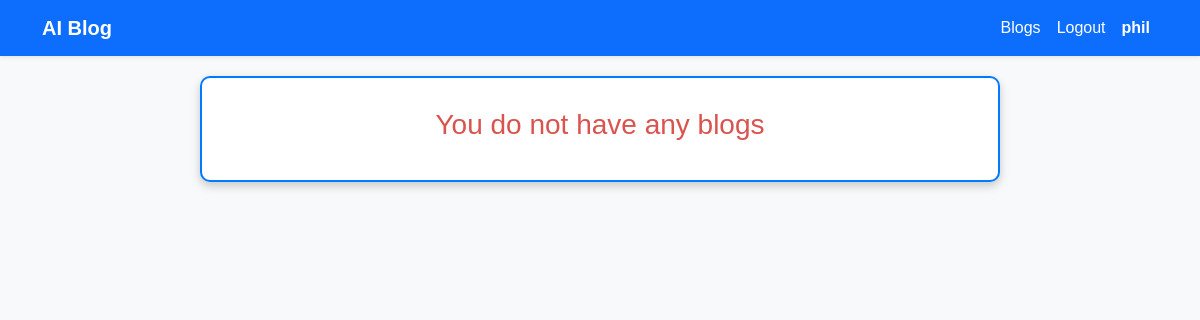
The page /transcription (signed in) on the database as committed earlier.
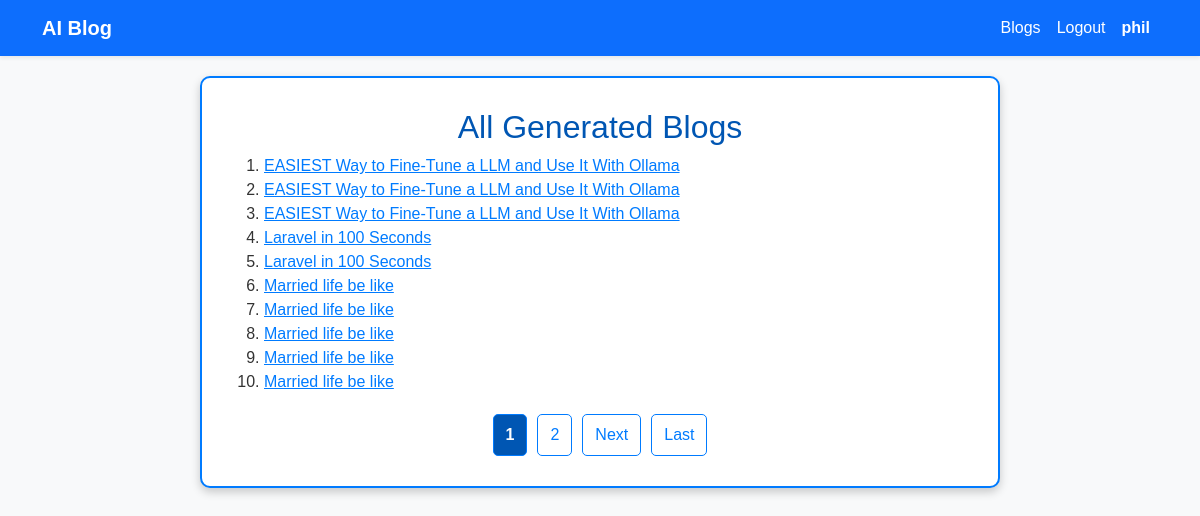
The same page on the database as committed later.
### blog/models.py (models this page shows)
class Content(models.Model):
    id = models.AutoField(primary_key=True)
    user = models.ForeignKey("auth.user", models.CASCADE)
    title = models.CharField(max_length=200)
    transcription = models.TextField()
    created = models.DateTimeField(auto_now_add=True)

### blog/views.py (the view)
# urls.py: path("transcription", views.transcription, name="transcription"),
@login_required
def transcription(request):
    transcripts = Content.objects.filter(user=request.user).order_by("created")
    paginator = Paginator(transcripts, 10)
    page_number = request.GET.get("page")
    try:
        page_obj = paginator.get_page(page_number)
    except PageNotAnInteger:
        page_obj = paginator.page(1)
    except EmptyPage:
        page_obj = paginator.page(paginator.num_pages)
    return render(request, "transcription.html", {"page_obj": page_obj})

### blog/templates/transcription.html (shortened to what this page needs)
{% extends 'base.html' %}
    {% block content %}
    {% if page_obj %}
    <h2>All Generated Blogs</h2>
    <ol>
    {% for memo in page_obj %}
    <li> <a href={% url 'blogs' memo.id %}>{{ memo.title}}</a></li>
    {% endfor %}
    </ol>
    {% else %}
        <h3>You do not have any blogs</h3>
    {% endif %}
    {% if page_obj %}
    <div class="pagination">
        {% for num in page_obj.paginator.page_range %}
            {% if page_obj.number == num %}
                <strong>{{ num }}</strong>
            {% else %}
                <a href="?page={{ num }}">{{ num }}</a>
            {% endif %}
        {% endfor %}
        {% if page_obj.has_next %}
            <a href="?page={{ page_obj.next_page_number }}">Next</a>
            <a href="?page={{ page_obj.paginator.num_pages }}">Last</a>
        {% endif %}
    </div>
    {% endif %}
    {% endblock %}

### blog/templates/base.html (shortened to what this page needs)
<!DOCTYPE html>
<html lang="en">
{% load static %}
<head>
    <link href="https://cdn.jsdelivr.net/npm/bootstrap@5.3.3/dist/css/bootstrap.min.css" rel="stylesheet">
    <link href="{% static 'style.css' %}" rel="stylesheet">
</head>
<body class="bg-light">
    <nav class="navbar navbar-expand-lg navbar-dark bg-primary shadow-sm">
        <div class="container">
            <a class="navbar-brand fw-bold text-white" href="{% url 'home' %}">AI Blog</a>
            <div class="collapse navbar-collapse justify-content-end" id="navbarNav">
                <ul class="navbar-nav">
                    {% if user.is_authenticated %}
                    <li class="nav-item">
                        <a class="nav-link text-white" href="{% url 'transcription' %}">Blogs</a>
                    </li>
                    <li class="nav-item">
                        <a class="nav-link text-white" href="{% url 'logout' %}">Logout</a>
                    </li>
                    <li class="nav-item">
                        <span class="nav-link fw-bold text-white">{{ user.username }}</span>
                    </li>
                    {% else %}
                    <li class="nav-item">
                        <a class="nav-link text-white" href="{% url 'login' %}">Login</a>
                    </li>
                    {% endif %}
                </ul>
            </div>
        </div>
    </nav>
    <div class="container-fluid center-box">
    <div class="container-fluid content-box">
    {% block content %}{% endblock %}
    </div>
</div>
</body>
</html>

### blog/templates/static/style.css (style rules this page uses)
body { text-align: center; background-color: #f4f8ff; color: #333; font-family: Arial, sans-serif; }
.center-box { min-height: 100vh; display: flex; align-items: flex-start; justify-content: center; padding: 20px; overflow-y: auto; }
.content-box { background: white; padding: 30px; border-radius: 10px; box-shadow: 0 4px 10px rgba(0, 0, 0, 0.2); max-width: 800px; width: 100%; overflow-y: auto; border: 2px solid #007bff; }
h1, h2 { color: #0056b3; }
a { display: block; text-align: left; color: #007bff; transition: color 0.3s ease; }
.pagination { display: flex; justify-content: center; align-items: center; margin-top: 20px; gap: 10px; }
.pagination a, .pagination strong { padding: 8px 12px; border: 1px solid #007bff; border-radius: 5px; color: #007bff; text-decoration: none; transition: background-color 0.3s ease, color 0.3s ease; }
.pagination strong { background-color: #0056b3; color: white; }

Rows that differ between the two databases and show on the page:
added Content: title "EASIEST Way to Fine-Tune a LLM and Use It With Ollama"
added Content: title "EASIEST Way to Fine-Tune a LLM and Use It With Ollama"
added Content: title "EASIEST Way to Fine-Tune a LLM and Use It With Ollama"
added Content: title "Laravel in 100 Seconds"
added Content: title "Laravel in 100 Seconds"
added Content: title "Married life be like"
added Content: title "Married life be like"
added Content: title "Married life be like"
added Content: title "Married life be like"
added Content: title "Married life be like"
Other text that changed with them:
text no longer shown: "You do not have any blogs"
text now shown: "All Generated Blogs Next Last"
new list line: "1"
new list line: "2"
